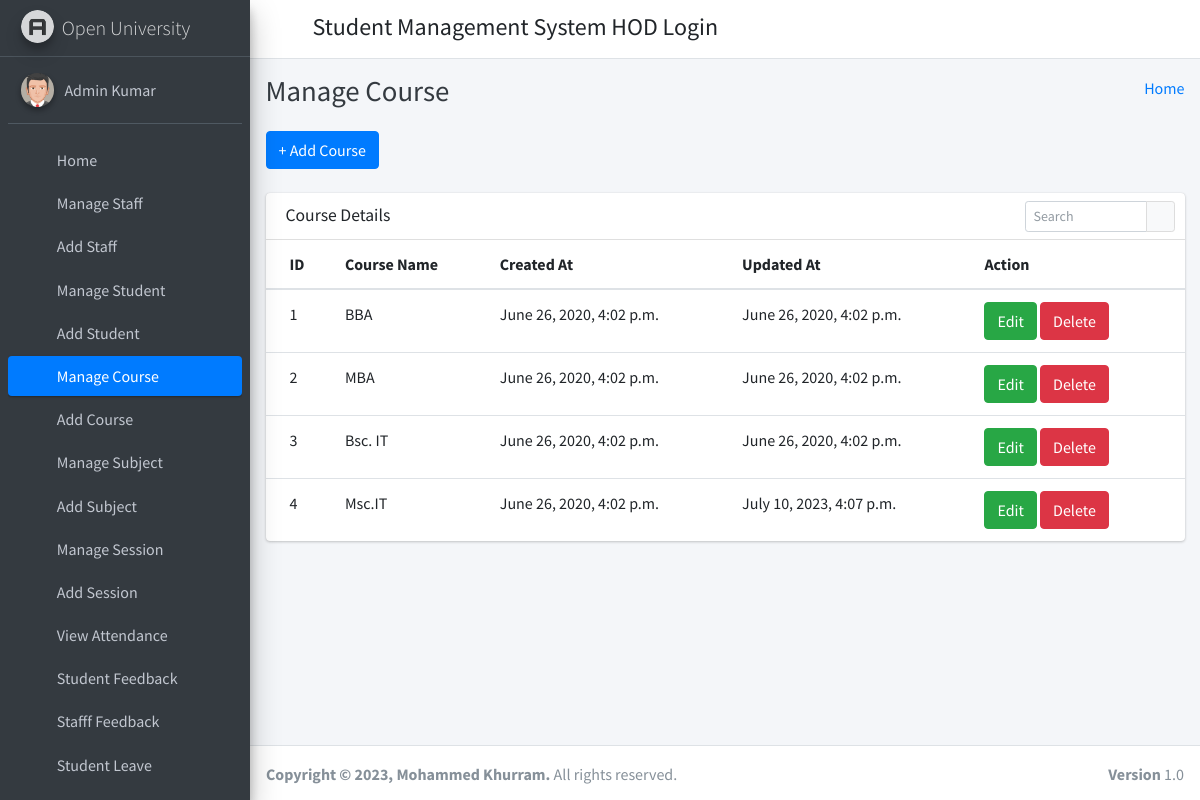
/manage_course/ (signed in), run on the app's committed database.
### student_management_app/models.py (models this page shows)
class CustomUser(AbstractUser):
    user_type_data = ((1, "HOD"), (2, "Staff"), (3, "Student"))
    user_type = models.CharField(default=1, choices=user_type_data, max_length=10)

class Courses(models.Model):
    id = models.AutoField(primary_key=True)
    course_name = models.CharField(max_length=255)
    created_at = models.DateTimeField(auto_now_add=True)
    updated_at = models.DateTimeField(auto_now=True)
    objects = models.Manager()

### student_management_app/HodViews.py (the view)
# urls.py: path('manage_course/', HodViews.manage_course, name="manage_course"),
def manage_course(request):
    courses = Courses.objects.all()
    context = {
        "courses": courses
    }
    return render(request, 'hod_template/manage_course_template.html', context)

### student_management_app/LoginCheckMiddleWare.py (called while the page is built, shortened)
    def process_view(self, request, view_func, view_args, view_kwargs):
        modulename = view_func.__module__
        user = request.user
        if user.is_authenticated:
            if user.user_type == "1":
                if modulename == "student_management_app.HodViews":
                    pass
                elif modulename == "student_management_app.views" or modulename == "django.views.static":
                    pass
                else:
                    return redirect("admin_home")
            else:
                return redirect("login")
        else:
            if request.path == reverse("login") or request.path == reverse("doLogin"):
                pass
            else:
                return redirect("login")

### student_management_app/templates/hod_template/manage_course_template.html (shortened to what this page needs)
{% extends 'hod_template/base_template.html' %}
{% block page_title %}
    Manage Course
{% endblock page_title %}
{% block main_content %}
{% load static %}
<section class="content">
        <div class="container-fluid">
            <a class="btn btn-primary" href="{% url 'add_course' %}" role="button">+ Add Course</a> <br/>&nbsp;
            <div class="row">
                <div class="col-md-12">
                    <div class="card">
                        <div class="card-header">
                            <h3 class="card-title">Course Details</h3>
                            <div class="card-tools">
                            <div class="input-group input-group-sm" style="width: 150px;">
                                <input type="text" name="table_search" class="form-control float-right" placeholder="Search">
                                <div class="input-group-append">
                                <button type="submit" class="btn btn-default"><i class="fas fa-search"></i></button>
                                </div>
                            </div>
                            </div>
                        </div>
                        <div class="card-body table-responsive p-0">
                            <table class="table table-hover text-nowrap">
                            <thead>
                                <tr>
                                <th>ID</th>
                                <th>Course Name</th>
                                <th>Created At</th>
                                <th>Updated At</th>
                                <th>Action</th>
                                </tr>
                            </thead>
                            <tbody>
                                {% for course in courses %}
                                <tr>
                                <td>{{ course.id }}</td>
                                <td>{{ course.course_name }}</td>
                                <td>{{ course.created_at }}</td>
                                <td>{{ course.updated_at }}</td>
                                <td>
                                    <a href="{% url 'edit_course' course.id %}" class="btn btn-success">Edit</a>
                                    <a href="{% url 'delete_course' course.id %}" class="btn btn-danger">Delete</a>
                                </td>
                                </tr>
                                {% endfor %}
                            </tbody>
                            </table>
                        </div>
                        </div>
                </div>
            </div>
        </div>
      </section>
  {% endblock main_content %}

### student_management_app/templates/hod_template/sidebar_template.html (shortened to what this page needs)
{% load static %}
<aside class="main-sidebar sidebar-dark-primary elevation-4">
      <a href="{% url 'admin_home' %}" class="brand-link">
        <img src="{% static 'dist/img/AdminLTELogo.png' %}" alt="AdminLTE Logo" class="brand-image img-circle elevation-3"
            style="opacity: .8">
        <span class="brand-text font-weight-light">Open University</span>
      </a>
      <div class="sidebar">
        <div class="user-panel mt-3 pb-3 mb-3 d-flex">
          <div class="image">
            <img src="{% static 'dist/img/user2-160x160.jpg' %}" class="img-circle elevation-2" alt="User Image">
          </div>
          <div class="info">
            <a href="{% url 'admin_profile' %}" class="d-block">{{ user.first_name }} {{ user.last_name }}</a>
          </div>
        </div>
        <nav class="mt-2">
          <ul class="nav nav-pills nav-sidebar flex-column" data-widget="treeview" role="menu" data-accordion="false">
            <li class="nav-item">
              {% url 'admin_home' as admin_home %}
              <a href="{{ admin_home }}" class="nav-link {% if request.path == admin_home %} active {% endif %}">
                <i class="nav-icon fas fa-tachometer-alt"></i>
                <p>
                  Home
                </p>
              </a>
            </li>
            <li class="nav-item">
              {% url 'manage_staff' as manage_staff %}
              {% url 'edit_staff' staff_id=id as edit_staff %}
              <a href="{{ manage_staff }}" class="nav-link {% if request.path == manage_staff %} active {% endif %} {% if request.path == edit_staff %} active {% endif %}">
                <i class="nav-icon fas fa-chalkboard-teacher"></i>
                <p>
                  Manage Staff
                </p>
              </a>
            </li>
            <li class="nav-item">
              {% url 'add_staff' as add_staff %}
              <a href="{{ add_staff }}" class="nav-link {% if request.path == add_staff %} active {% endif %}">
                <i class="nav-icon fas fa-th"></i>
                <p>
                  Add Staff
                </p>
              </a>
            </li>
            <li class="nav-item">
              {% url 'manage_student' as manage_student %}
              {% url 'edit_student' student_id=id as edit_student %}
              <a href="{{ manage_student }}" class="nav-link {% if request.path == manage_student %} active {% endif %} {% if request.path == edit_student %} active {% endif %}">
                <i class="nav-icon fas fa-user-graduate"></i>
                <p>
                  Manage Student
                </p>
              </a>
            </li>
            <li class="nav-item">
              {% url 'add_student' as add_student %}
              <a href="{{ add_student }}" class="nav-link {% if request.path == add_student %} active {% endif %}">
                <i class="nav-icon fas fa-th"></i>
                <p>
                  Add Student
                </p>
              </a>
            </li>
            <li class="nav-item">
              {% url 'manage_course' as manage_course %}
              {% url 'edit_course' course_id=id as edit_course %}
              <a href="{{ manage_course }}" class="nav-link {% if request.path == manage_course %} active {% endif %} {% if request.path == edit_course %} active {% endif %}">
                <i class="nav-icon fas fa-chalkboard"></i>
                <p>
                  Manage Course
                </p>
              </a>
            </li>
            <li class="nav-item">
            {% url 'add_course' as add_course %}
              <a href="{{ add_course }}" class="nav-link {% if request.path == add_course %} active {% endif %}">
                <i class="nav-icon fas fa-th"></i>
                <p>
                  Add Course
                </p>
              </a>
            </li>
            <li class="nav-item">
              {% url 'manage_subject' as manage_subject %}
              {% url 'edit_subject' subject_id=id as edit_subject %}
              <a href="{{ manage_subject }}" class="nav-link {% if request.path == manage_subject %} active {% endif %} {% if request.path == edit_subject %} active {% endif %}">
                <i class="nav-icon fas fa-book"></i>
                <p>
                  Manage Subject
                </p>
              </a>
            </li>
            <li class="nav-item">
              {% url 'add_subject' as add_subject %}
              <a href="{{ add_subject }}" class="nav-link {% if request.path == add_subject %} active {% endif %}">
                <i class="nav-icon fas fa-th"></i>
                <p>
                  Add Subject
                </p>
              </a>
            </li>
            <li class="nav-item">
              {% url 'manage_session' as manage_session %}
              {% url 'edit_session' session_id=id as edit_session %}
              <a href="{{ manage_session }}" class="nav-link {% if request.path == manage_session %} active {% endif %} {% if request.path == edit_session %} active {% endif %}">
                <i class="nav-icon fas fa-graduation-cap"></i>
                <p>
                  Manage Session
                </p>
              </a>
            </li>
            <li class="nav-item">
              {% url 'add_session' as add_session %}
              <a href="{{ add_session }}" class="nav-link {% if request.path == add_session %} active {% endif %}">
                <i class="nav-icon fas fa-th"></i>
                <p>
                  Add Session
                </p>
              </a>
            </li>
            <li class="nav-item">
              {% url 'admin_view_attendance' as admin_view_attendance %}
              <a href="{{ admin_view_attendance }}" class="nav-link {% if request.path == admin_view_attendance %} active {% endif %}">
                <i class="nav-icon fas fa-calendar-alt"></i>
                <p>
                  View Attendance
                </p>
              </a>
            </li>
            <li class="nav-item">
              {% url 'student_feedback_message' as student_feedback_message %}
              <a href="{{ student_feedback_message }}" class="nav-link {% if request.path == student_feedback_message %} active {% endif %}">
                <i class="nav-icon fas fa-th"></i>
                <p>
                  Student Feedback
                </p>
              </a>
            </li>
            <li class="nav-item">
              {% url 'staff_feedback_message' as staff_feedback_message %}
              <a href="{{ staff_feedback_message }}" class="nav-link {% if request.path == staff_feedback_message %} active {% endif %}">
                <i class="nav-icon fas fa-th"></i>
                <p>
                  Stafff Feedback
                </p>
              </a>
            </li>
            <li class="nav-item">
              {% url 'student_leave_view' as student_leave_view %}
              <a href="{{ student_leave_view }}" class="nav-link {% if request.path == student_leave_view %} active {% endif %}">
                <i class="nav-icon fas fa-th"></i>
                <p>
                  Student Leave
                </p>
              </a>
            </li>
            <li class="nav-item">
              {% url 'staff_leave_view' as staff_leave_view %}
              <a href="{{ staff_leave_view }}" class="nav-link {% if request.path == staff_leave_view %} active {% endif %}">
                <p>
                </p>
              </a>
            </li>
          </ul>
        </nav>
      </div>
    </aside>

### data on the page
CustomUser: first_name "Admin", last_name "Kumar"
Courses: id "1", course_name "BBA", created_at "June 26, 2020, 4:02 p.m.", updated_at "June 26, 2020, 4:02 p.m."
Courses: id "2", course_name "MBA", created_at "June 26, 2020, 4:02 p.m.", updated_at "June 26, 2020, 4:02 p.m."
Courses: id "3", course_name "Bsc. IT", created_at "June 26, 2020, 4:02 p.m.", updated_at "June 26, 2020, 4:02 p.m."
Courses: id "4", course_name "Msc.IT", created_at "June 26, 2020, 4:02 p.m.", updated_at "July 10, 2023, 4:07 p.m."
